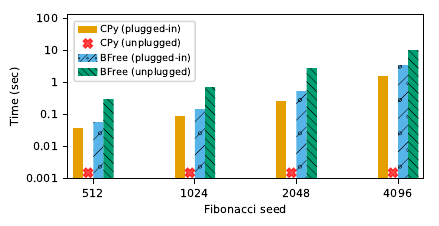

The Python source for this figure:
import numpy as np
import matplotlib.pyplot as plt
from matplotlib.ticker import MaxNLocator
from matplotlib.ticker import ScalarFormatter
from collections import namedtuple
import matplotlib.gridspec as gridspec
from matplotlib.lines import Line2D
import matplotlib.patches as mpatches
from matplotlib.patches import Polygon
import csv
import statistics 


fig = plt.figure()

gs = gridspec.GridSpec(nrows=1, ncols=1, wspace=0, hspace=0.15, right = 0.99, left = 0.101, bottom = 0.16, top = 0.98, width_ratios=[5], height_ratios=[1])
ax1 = fig.add_subplot(gs[0])


label_size = 8
ylim_1 = 0
ylim_2 = 128

xlim_1 = 0
xlim_2 = 35

bar_width = 1

x = [
    # Fib 512
     [0.0371],
     [1000],
     [0.0573],
     [0.2972],
    
    # Fib 1024
     [0.0908],
     [1000],
     [0.1373],
     [0.6745],

    # Fib 2048
     [0.2560],
     [1000],
     [0.5214],
     [2.6571],


    # Fib 4096
     [1.5930],
     [1000],
     [3.4090],
     [9.9809]

     ]

#Fib 512
ax1.bar(1, statistics.mean(x[0]), bar_width,
                alpha=1, color='#E69F00', edgecolor = 'none')
ax1.plot(2, 0.0015, marker="X", color='red', alpha=0.7, markersize=6.5)
ax1.bar(3, statistics.mean(x[2]), bar_width,
                alpha=1, color='#56B4E9', edgecolor = 'none', hatch = '/./')
ax1.bar(4, statistics.mean(x[3]), bar_width,
                alpha=1, color='#009E73', edgecolor = 'none', hatch = '\\\\\\\\')

#Fib 512
ax1.bar(11, statistics.mean(x[4]), bar_width,
                alpha=1, color='#E69F00', edgecolor = 'none')
ax1.plot(12, 0.0015, marker="X", color='red', alpha=0.7, markersize=6.5)
ax1.bar(13, statistics.mean(x[6]), bar_width,
                alpha=1, color='#56B4E9', edgecolor = 'none', hatch = '/./')
ax1.bar(14, statistics.mean(x[7]), bar_width,
                alpha=1, color='#009E73', edgecolor = 'none', hatch = '\\\\\\\\')

#Fib 512
ax1.bar(21, statistics.mean(x[8]), bar_width,
                alpha=1, color='#E69F00', edgecolor = 'none')
ax1.plot(22, 0.0015, marker="X", color='red', alpha=0.7, markersize=6.5)
ax1.bar(23, statistics.mean(x[10]), bar_width,
                alpha=1, color='#56B4E9', edgecolor = 'none', hatch = '/./')
ax1.bar(24, statistics.mean(x[11]), bar_width,
                alpha=1, color='#009E73', edgecolor = 'none', hatch = '\\\\\\\\')

#Fib 512
ax1.bar(31, statistics.mean(x[12]), bar_width,
                alpha=1, color='#E69F00', edgecolor = 'none')
ax1.plot(32, 0.0015, marker="X", color='red', alpha=0.7, markersize=6.5)
ax1.bar(33, statistics.mean(x[14]), bar_width,
                alpha=1, color='#56B4E9', edgecolor = 'none', hatch = '/./')
ax1.bar(34, statistics.mean(x[15]), bar_width,
                alpha=1, color='#009E73', edgecolor = 'none', hatch = '\\\\\\\\')

ax1.set_yscale('log')
ax1.minorticks_off()


ax1.set_ylim([ylim_1, ylim_2])
ax1.set_xlim([xlim_1, xlim_2])

ax1.set_xlabel('Fibonacci seed', fontsize = label_size)
ax1.set_ylabel('Time (sec)', fontsize = label_size)
# ax1.set_title('Fibonacci Completion Time', fontsize = label_size + 1, fontweight = 'bold')
# # ax2.yaxis.set_label_coords(-0.08, 1)

ax1.set_xticks([2.5, 12.5, 22.5, 32.5])
ax1.set_xticklabels(([512, 1024, 2048, 4096]), fontsize=label_size)
ax1.set_yticks([0.001, 0.01, 0.1, 1, 10, 100])
ax1.set_yticklabels(([0.001, 0.01, 0.1, 1, 10, 100]), fontsize=label_size)


plt.rcParams['hatch.linewidth'] = 0.3

legend_elements = [mpatches.Patch(facecolor='#E69F00', label='CPy (plugged-in)', alpha = 1.0, linewidth = 0),
                    Line2D([0], [0], marker='X', color='red', label='CPy (unplugged)', alpha=0.7, markerfacecolor='red', markersize=6.5, linestyle='None'),
                    mpatches.Patch(facecolor='#56B4E9', hatch = '//..//', label='BFree (plugged-in)', alpha = 1.0, linewidth = 0),
                    mpatches.Patch(facecolor='#009E73', hatch = '\\\\\\\\\\', label='BFree (unplugged)', alpha = 1.0, linewidth = 0)]
#                     mpatches.Patch(color='#00BFD3', label='File System', alpha = 0.6, linewidth = 0)
#                     # mpatches.Patch(color='#A53400', label='main() Search', alpha = 1.0, linewidth = 0),
#                     # mpatches.Patch(color='#EDC9AF', label='Compilation', alpha = 1.0, linewidth = 0),
#                     # mpatches.Patch(color='#F48B09', label='Before Execution', alpha = 1.0, linewidth = 0)
#                     ]


ax1.legend(handles=legend_elements, loc = 'upper left', ncol = 1, bbox_to_anchor=(0.004, 0.99), handletextpad=0.3, prop={'size':label_size - 1})


fig.set_size_inches(4, 2)
fig.savefig("fib-512-4096-cpy-vs-bfree.pdf", bbox_inches = 'tight')

fig.tight_layout()
plt.show()
